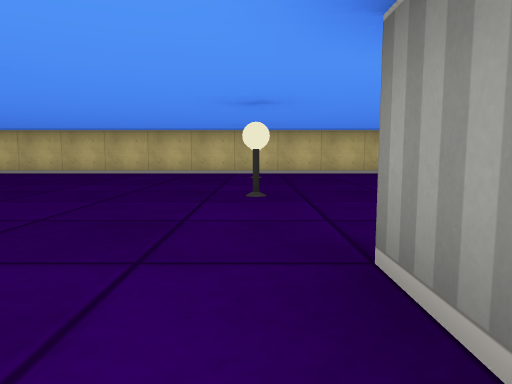
view 1 (above)

24 first-person views from a walk through a cub3D ray-caster map. The camera is about half as high as the walls, tilts 6° down and sees 70° across. The floor is counted in squares. Each view is taken from the middle of a square. On the plan, view 1 faces up. The plan holds only what a view shows up to about 9 squares ahead; the rest is blank.

view 2
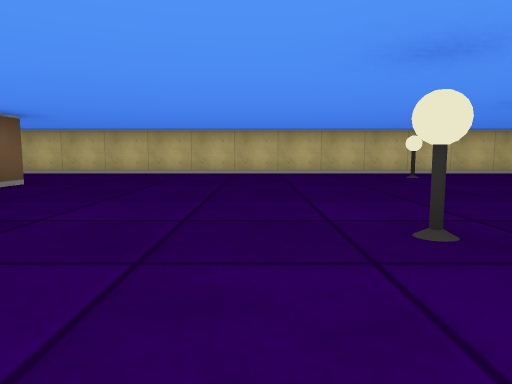

view 3
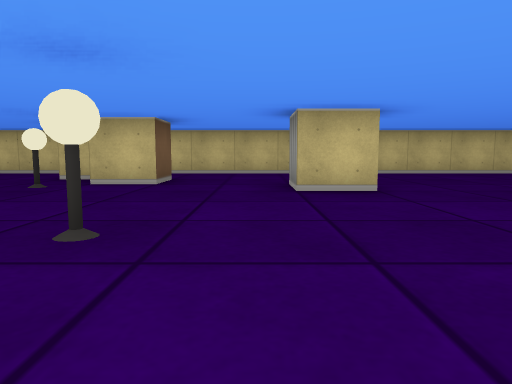

view 4
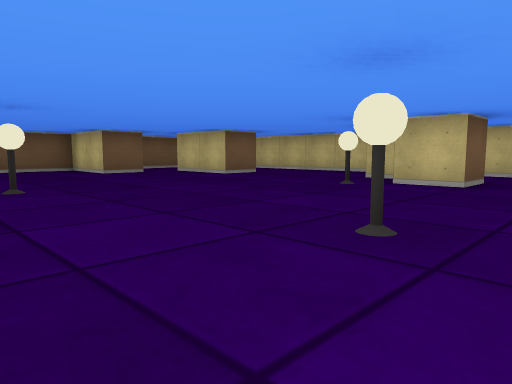

view 5
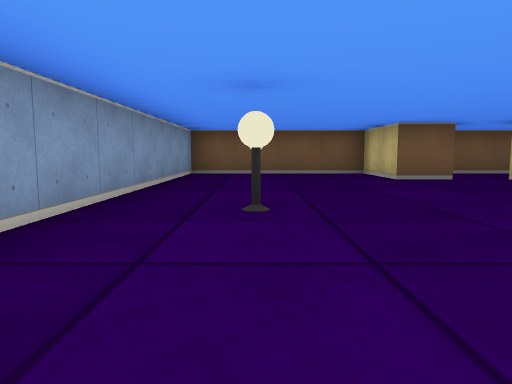

view 6
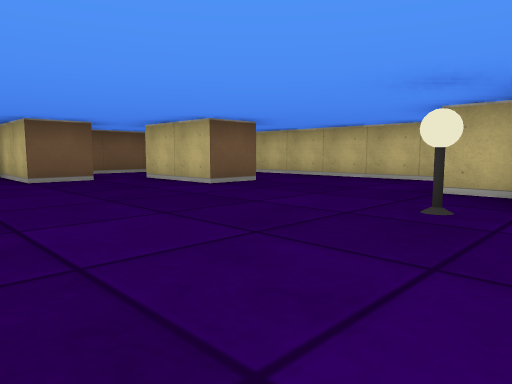

view 7
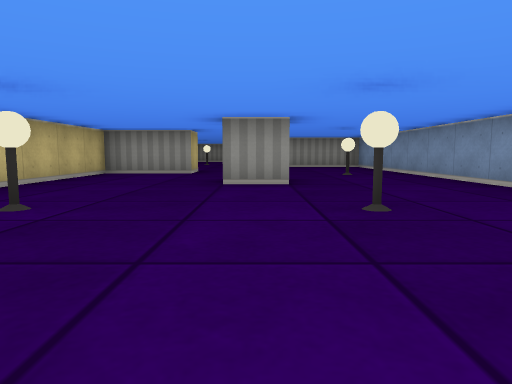

view 8
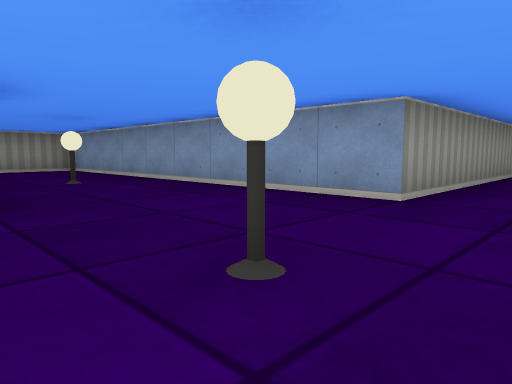

view 9
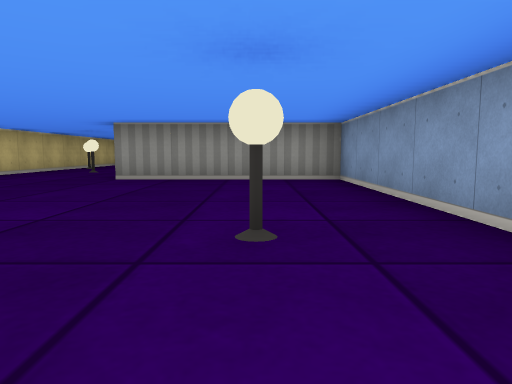

view 10
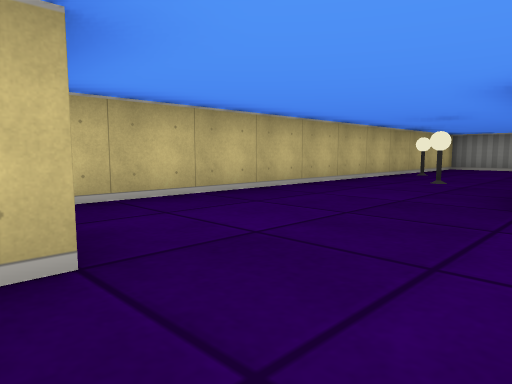

view 11
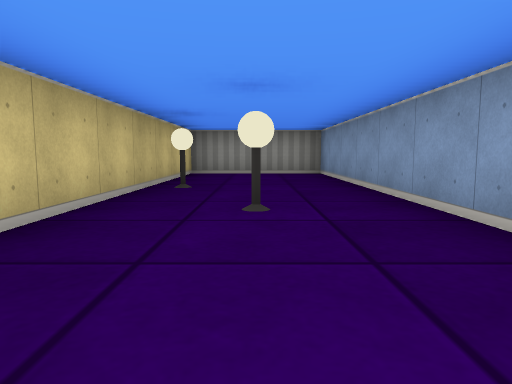

view 12
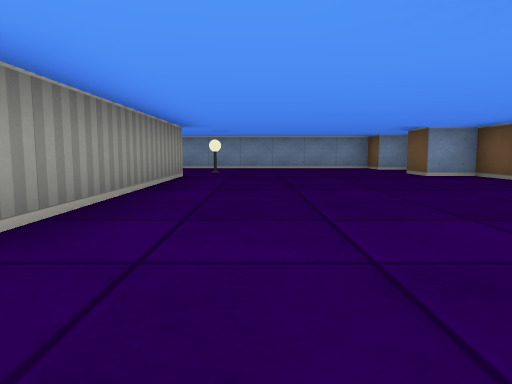

view 13
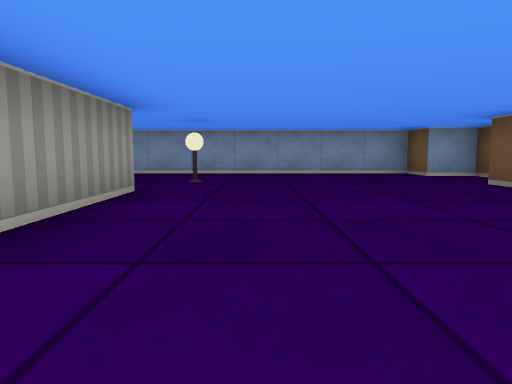

view 14
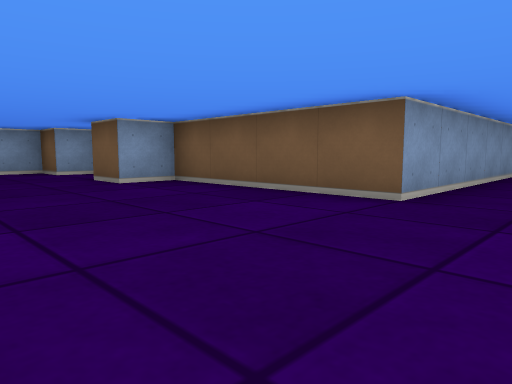

view 15
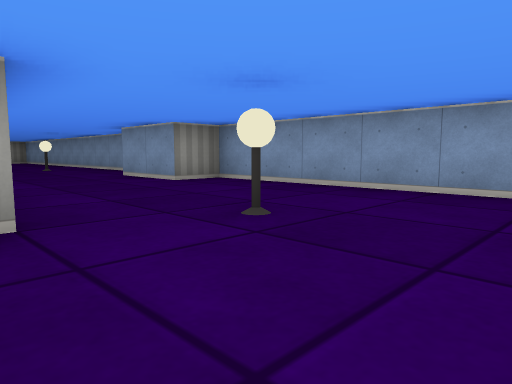

view 16
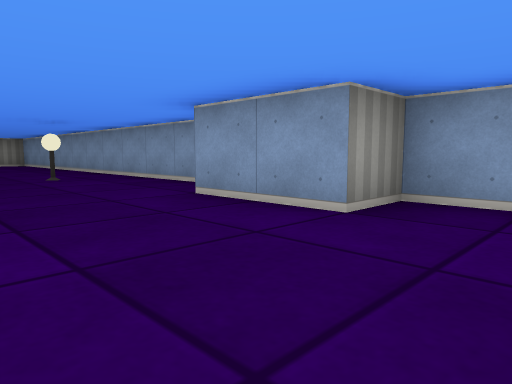

view 17
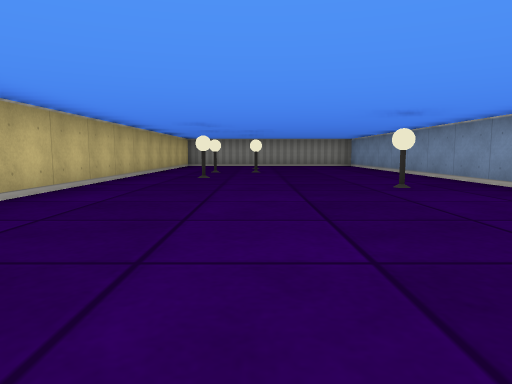

view 18
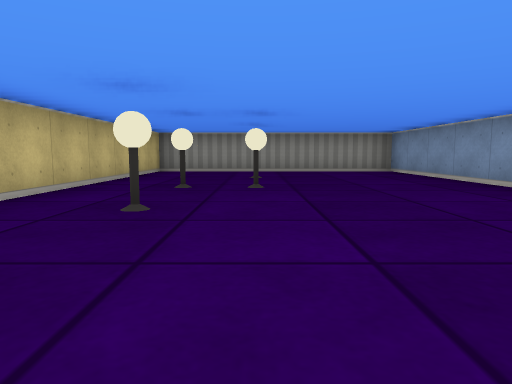

view 19
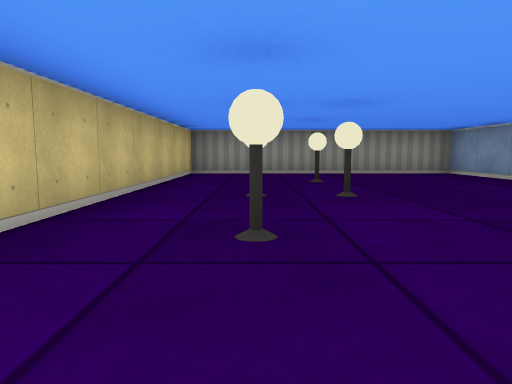

view 20
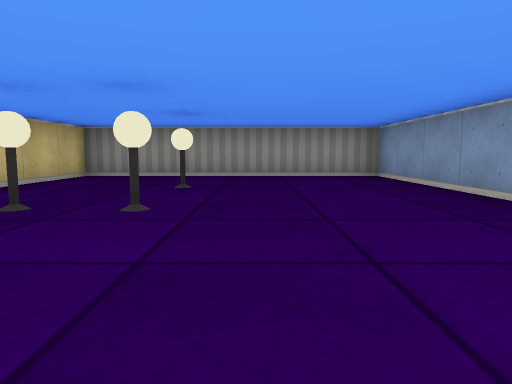

view 21
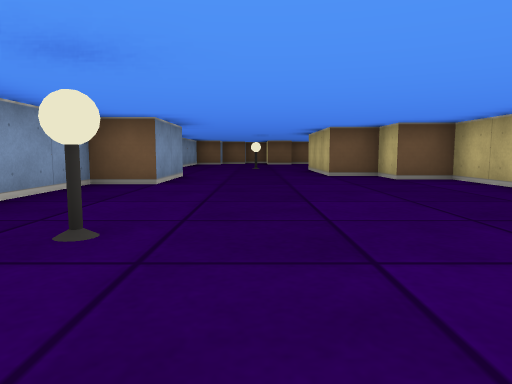

view 22
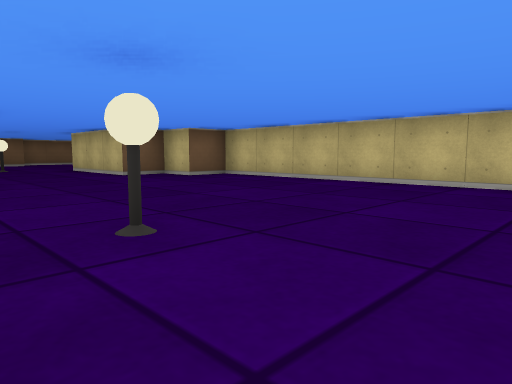

view 23
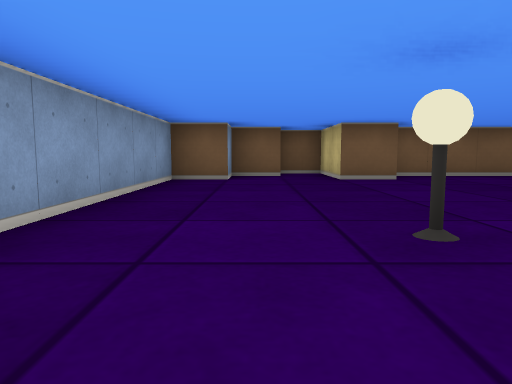

view 24
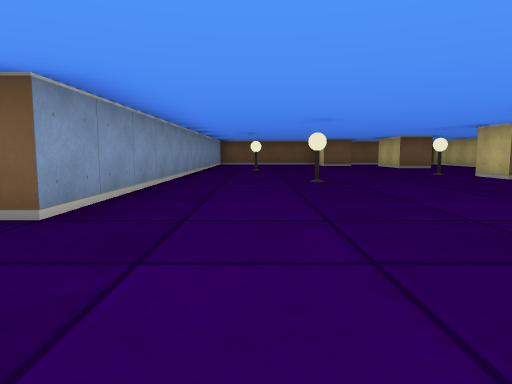

### Floor plan
Points are (right, up) in squares from view 1. A wall is a line through its corners. A room is listed if a view was taken in it or the views show most of it. See-through windows are left out.
Room 1 (views 1, 2, 3, 4, 5, 6, 7, 8, 9, 10, 11, 12, 13, 14, 15, 16, 17, 18, 19, 20, 21, 22, 23, 24)
walls: (2.5, 4.4) (2.5, 5.5); (0.5, -4.6) (0.5, 1.5) (9.5, 1.5) (9.5, 5.5); (-6.4, 4.5) (-7.5, 4.5) (-7.5, 5.5); (-6.5, 5.5) (-6.5, 4.9); (6.6, 6.5) (5.5, 6.5) (5.5, 8.5) (-10, 8.5); (-5.5, -6.4) (-5.5, -7.5) (-4.5, -7.5) (-4.5, -8.5) (3.5, -8.5) (3.5, -7.5) (5.5, -7.5) (5.5, -8.5) (17.5, -8.5) (17.5, -2.5) (4.5, -2.5) (4.5, -3.5) (3.5, -3.5) (3.5, -4.5) (1.6, -4.5); (-9.5, 6.5) (-9.5, 5.5) (-10.5, 5.5); (11, 5.5) (17.5, 5.5) (17.5, 8.5) (7.1, 8.5); (-10.8, 6.5) (-11.5, 6.5); (-12.1, 8.5) (-16.4, 8.5); (-14.5, 6.5) (-14.5, 5.5) (-16.5, 5.5); (-16.5, 4.6) (-16.5, 3.5) (-18.5, 3.5) (-18.5, -0.5) (-5.5, -0.5) (-5.5, -4.5) (-4.5, -4.5) (-4.5, -5.5) (-6.5, -5.5) (-6.5, -6.5); (-18.5, 7) (-18.5, 5.2)
ways out: opening at (-17.5, 6); opening at (-15.5, 7.5)
objects: lamp (-13, 1); lamp (-11, 5); lamp (-9, 2); lamp (-2, 2); lamp (0, -6); lamp (0, 4); lamp (0, 7); lamp (5, 3); lamp (9, -7); lamp (11, -4); lamp (12, 7); lamp (13, -5); lamp (13, -4); lamp (14, 8); lamp (15, -5)

Where each view was taken, in squares from view 1:
view 1: 0 up, 0 right, facing up
view 2: 0 up, 3 left, facing up
view 3: 0 up, 8 left, facing up
view 4: 0 up, 8 left, facing up-left
view 5: 1 up, 10 left, facing left
view 6: 2 up, 10 left, facing up-left
view 7: 5 up, 3 left, facing right
view 8: 5 up, 1 left, facing down-right
view 9: 3 up, 3 right, facing right
view 10: 5 up, 6 right, facing up-right
view 11: 7 up, 9 right, facing right
view 12: 3 up, 1 left, facing down
view 13: 0 up, 1 left, facing down
view 14: 1 up, 2 left, facing down-left
view 15: 4 down, 2 left, facing down-right
view 16: 5 down, 2 right, facing down-right
view 17: 5 down, 4 right, facing right
view 18: 5 down, 8 right, facing right
view 19: 4 down, 9 right, facing right
view 20: 6 down, 10 right, facing right
view 21: 6 down, 11 right, facing left
view 22: 8 down, 11 right, facing up-left
view 23: 7 down, 2 right, facing left
view 24: 1 up, 3 left, facing left
